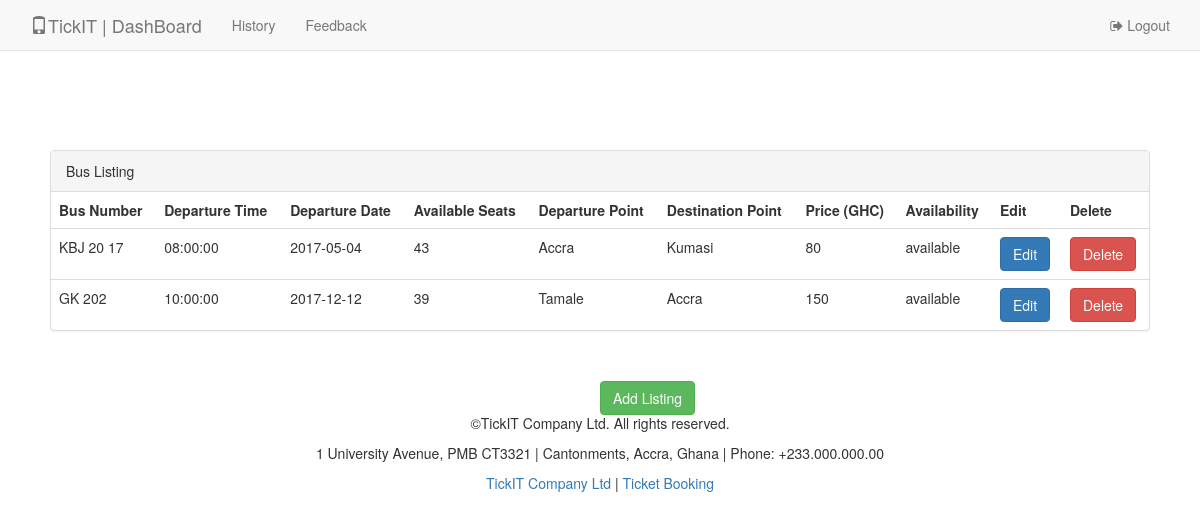
/pages/adminDashBoard.php (signed in), run on the app's committed database.
### tables this page shows
CREATE TABLE `bus_listing` (
  `listing_id` int(11) NOT NULL,
  `bus_number` varchar(20) NOT NULL,
  `available_seats` int(11) NOT NULL,
  `depature_time` time NOT NULL,
  `departure_date` date NOT NULL,
  `departure_point` varchar(20) NOT NULL,
  `destination_point` varchar(20) NOT NULL,
  `listing_status` enum('available','unavailable') NOT NULL,
  `price` float NOT NULL,
  `managed_by` int(11) NOT NULL
);

### classes/admin.php (called while the page is built, shortened)
<?php
require_once DATABASES.'Database.php';
class Admin extends User
{
    public function getListings()
    {
        $db = new Database;
        $sql = "SELECT listing_id, bus_number, available_seats, depature_time,
    departure_date, departure_point, destination_point, listing_status, price, managed_by
    FROM bus_listing";
        $result = $db->query($sql);
        $records = $db->fetchAll();
        return $records;
    }
}
?>

### database/Database.php (called while the page is built, shortened)
<?php
class Database
{
    public $conn;
    public $result;
    public function connect()
    {
        $this->conn = mysqli_connect(SERVER, USERNAME, PASSWORD, DATABASE);
        if (mysqli_connect_errno()) {
            return false;
        } else {
            return true;
        }
    }
    public function query($sql)
    {
        return ($this->result = mysqli_query($this->conn, $sql)) != false;
    }
    public function fetchAll()
    {
        return mysqli_fetch_all($this->result, MYSQLI_ASSOC);
    }
}
?>

### controller/dashboardController.php (the view, shortened to what this page needs)
<?php
require_once("../classes/admin.php");
class dashController
{
    public function displaydashboard($admin)
    {
        $listings = $admin->getListings();
        echo '<tr>
        <th>Bus Number</th>
        <th>Departure Time</th>
        <th>Departure Date</th>
        <th>Available Seats</th>
        <th>Departure Point</th>
        <th>Destination Point</th>
        <th>Price (GHC)</th>
        <th>Availability</th>
        <th>Edit</th>
        <th>Delete</th>
    </tr>';
        foreach ($listings as $listing) {
            echo '<tr>
          <td>' . $listing['bus_number'] . '</td>
          <td>' . $listing['depature_time'] . '</td>
          <td>' . $listing['departure_date'] . '</td>
          <td>' . $listing['available_seats'] . '</td>
          <td>' . $listing['departure_point'] . '</td>
          <td>' . $listing['destination_point'] . '</td>
          <td>' . $listing['price'] . '</td>
          <td>' . $listing['listing_status'] . '</td>
          <td>' .
                '<input style="margin-left: 0px" type="submit" id="' . $listing['listing_id'] . '"  onclick="onEditListing(this)" name="edit" value="Edit" class="btn btn-default add-btn btn-primary" data-toggle="modal" data-target="#editModal">
          </td>
          <td>' .
                '<input type="submit" onclick="onDeleteListing(this)" name="delete" value="Delete" id="' . $listing['listing_id'] . '" class="btn btn-default btn-danger">
          </td>
      </tr>';
        }
    }
}
?>

### data on the page
bus_listing: bus_number "KBJ 20 17", depature_time "08:00:00", departure_date "2017-05-04", available_seats "43", departure_point "Accra", destination_point "Kumasi", price "80", listing_status "available"
bus_listing: bus_number "GK 202", depature_time "10:00:00", departure_date "2017-12-12", available_seats "39", departure_point "Tamale", destination_point "Accra", price "150", listing_status "available"
